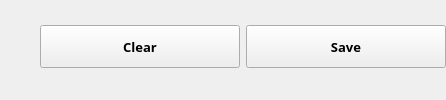
                       <widget class="QWidget" name="widget_76" native="true">
                        <layout class="QGridLayout" name="gridLayout_61">
                         <property name="leftMargin">
                          <number>0</number>
                         </property>
                         <property name="topMargin">
                          <number>0</number>
                         </property>
                         <property name="rightMargin">
                          <number>0</number>
                         </property>
                         <property name="bottomMargin">
                          <number>0</number>
                         </property>
                         <item row="0" column="0">
                          <widget class="QWidget" name="widget_81" native="true">
                           <property name="sizePolicy">
                            <sizepolicy hsizetype="Preferred" vsizetype="Fixed">
                             <horstretch>0</horstretch>
                             <verstretch>0</verstretch>
                            </sizepolicy>
                           </property>
                           <property name="minimumSize">
                            <size>
                             <width>0</width>
                             <height>50</height>
                            </size>
                           </property>
                           <property name="maximumSize">
                            <size>
                             <width>16777215</width>
                             <height>50</height>
                            </size>
                           </property>
                           <layout class="QGridLayout" name="gridLayout_63">
                            <property name="leftMargin">
                             <number>0</number>
                            </property>
                            <property name="topMargin">
                             <number>0</number>
                            </property>
                            <property name="rightMargin">
                             <number>0</number>
                            </property>
                            <item row="2" column="0">
                             <spacer name="horizontalSpacer_35">
                              <property name="orientation">
                               <enum>Qt::Horizontal</enum>
                              </property>
                              <property name="sizeHint" stdset="0">
                               <size>
                                <width>40</width>
                                <height>20</height>
                               </size>
                              </property>
                             </spacer>
                            </item>
                            <item row="2" column="2">
                             <widget class="QPushButton" name="btnEMsave">
                              <property name="minimumSize">
                               <size>
                                <width>200</width>
                                <height>43</height>
                               </size>
                              </property>
                              <property name="font">
                               <font>
                                <family>Century Gothic</family>
                                <pointsize>10</pointsize>
                                <weight>75</weight>
                                <bold>true</bold>
                               </font>
                              </property>
                              <property name="text">
                               <string>Save</string>
                              </property>
                             </widget>
                            </item>
                            <item row="2" column="1">
                             <widget class="QPushButton" name="btnSclear">
                              <property name="minimumSize">
                               <size>
                                <width>200</width>
                                <height>43</height>
                               </size>
                              </property>
                              <property name="font">
                               <font>
                                <family>Century Gothic</family>
                                <pointsize>10</pointsize>
                                <weight>75</weight>
                                <bold>true</bold>
                               </font>
                              </property>
                              <property name="text">
                               <string>Clear</string>
                              </property>
                             </widget>
                            </item>
                           </layout>
                          </widget>
                         </item>
                        </layout>
                       </widget>
